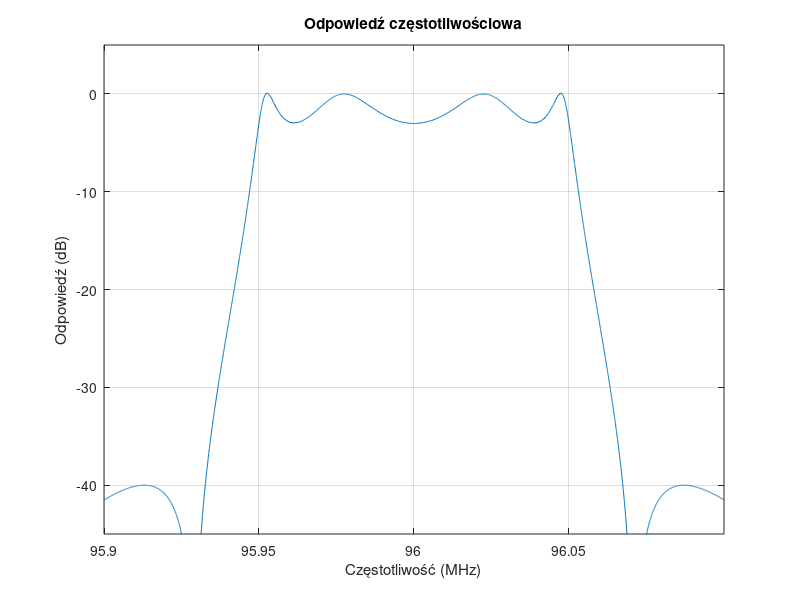

Write the MATLAB code that produced this figure.
clear all;
points=4096;
% Model dostaje epilepsji powyżej 4 punktów, dlatego jest zablokowane na 4
N=4;
mid_freq_unscaled = 96;
mid_freq = 2*pi*1e6*mid_freq_unscaled;
tollerance_unscaled = 50;
tollerance = 2*pi*1e3*tollerance_unscaled;
w = linspace(mid_freq-2*tollerance,mid_freq+2*tollerance,points);
[ze,pe,ke]=ellip(N,3,40,[mid_freq-tollerance,mid_freq+tollerance],'s'); % Akceptując niewielkie wahania charakterystyki w zakresie pasma przepuszczania i zaporowego, można osiągnąć wąskie pasmo przejściowe.
[be,ae] = zp2tf(ze,pe,ke);
he=freqs(be,ae,w);
% Odpowiedzi częstotliwościowe
plot(w/(2e6*pi), mag2db(abs(he)));
axis([mid_freq_unscaled-2*tollerance_unscaled/1e3 mid_freq_unscaled+2*tollerance_unscaled/1e3 -45 5])
grid;
% osie są w kHz a nie w Hz bo nie ma sensu mnożyć bytów
title("Odpowiedź częstotliwościowa")
xlabel("Częstotliwość (MHz)");
ylabel("Odpowiedź (dB)");